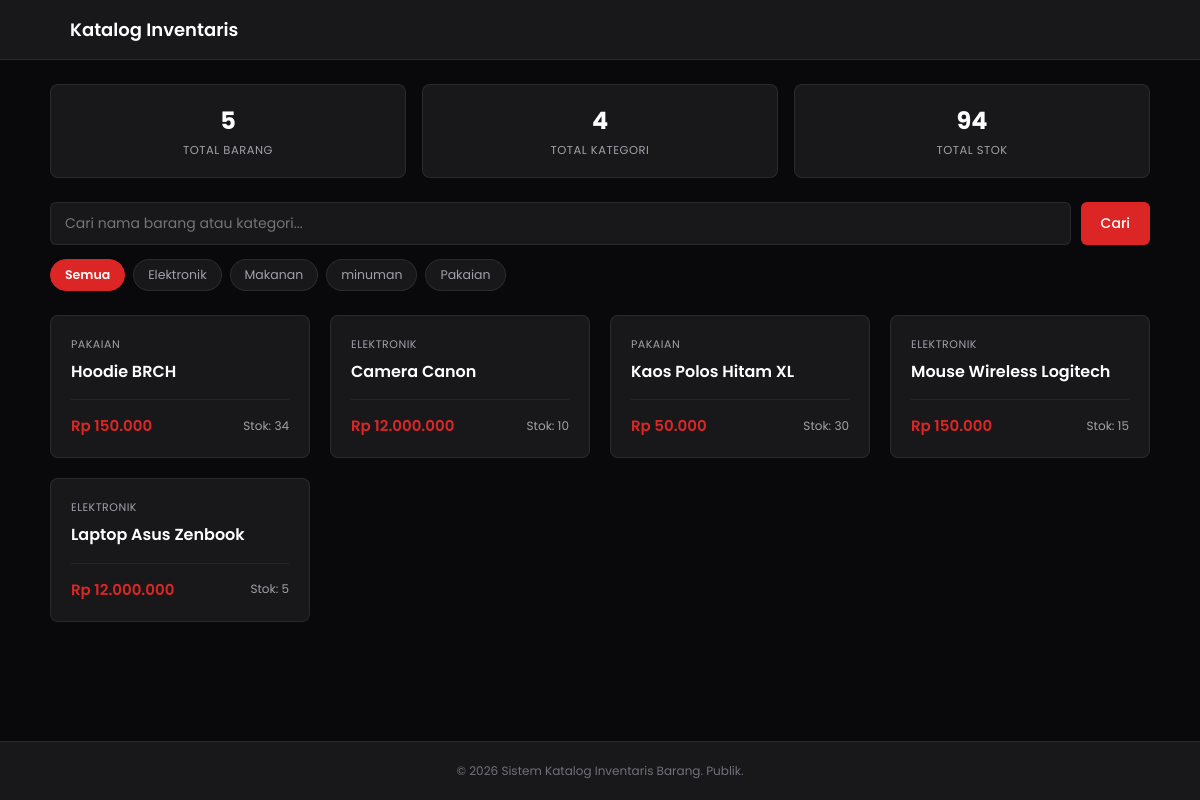
The page / on the database its author committed.
### tables this page shows
CREATE TABLE `kategori` (
  `id_kategori` int(11) NOT NULL,
  `nama_kategori` varchar(100) NOT NULL
);

CREATE TABLE `barang` (
  `id_barang` int(11) NOT NULL,
  `id_kategori` int(11) NOT NULL,
  `nama_barang` varchar(150) NOT NULL,
  `harga` int(11) NOT NULL,
  `stok` int(11) NOT NULL
);

### index.php (the view, shortened to what this page needs)
<?php
include 'config/koneksi.php';
$search   = isset($_GET['search']) ? $_GET['search'] : '';
$kategori = isset($_GET['kategori']) ? $_GET['kategori'] : '';
$q_total_barang   = mysqli_query($koneksi, "SELECT COUNT(*) as total FROM barang");
$total_barang     = mysqli_fetch_assoc($q_total_barang)['total'] ?? 0;
$q_total_kategori = mysqli_query($koneksi, "SELECT COUNT(*) as total FROM kategori");
$total_kategori   = mysqli_fetch_assoc($q_total_kategori)['total'] ?? 0;
$q_total_stok     = mysqli_query($koneksi, "SELECT SUM(stok) as total FROM barang");
$total_stok       = mysqli_fetch_assoc($q_total_stok)['total'] ?? 0;
$query_kategori = mysqli_query($koneksi, "SELECT * FROM kategori ORDER BY nama_kategori ASC");
if ($search != '' && $kategori != '') {
    $query = "SELECT barang.*, kategori.nama_kategori
              FROM barang
              LEFT JOIN kategori ON barang.id_kategori = kategori.id_kategori
              WHERE (barang.nama_barang LIKE '%$search%' OR kategori.nama_kategori LIKE '%$search%')
                AND kategori.nama_kategori = '$kategori'
              ORDER BY barang.id_barang DESC";
} elseif ($kategori != '') {
    $query = "SELECT barang.*, kategori.nama_kategori
              FROM barang
              LEFT JOIN kategori ON barang.id_kategori = kategori.id_kategori
              WHERE kategori.nama_kategori = '$kategori'
              ORDER BY barang.id_barang DESC";
} else {
    $query = "SELECT barang.*, kategori.nama_kategori
              FROM barang
              LEFT JOIN kategori ON barang.id_kategori = kategori.id_kategori
              ORDER BY barang.id_barang DESC";
}
$query_barang = mysqli_query($koneksi, $query);
?>
<!DOCTYPE html>
<html lang="id">
<head>
</head>
<body>
    <header class="navbar">
        <div class="container nav-content">
            <h1>Katalog Inventaris</h1>
        </div>
    </header>
    <main class="container main-content">
        <section class="stats-grid">
            <div class="stat-card">
                <span class="stat-value"><?php echo number_format($total_barang); ?></span>
                <span class="stat-label">Total Barang</span>
            </div>
            <div class="stat-card">
                <span class="stat-value"><?php echo number_format($total_kategori); ?></span>
                <span class="stat-label">Total Kategori</span>
            </div>
            <div class="stat-card">
                <span class="stat-value"><?php echo number_format($total_stok); ?></span>
                <span class="stat-label">Total Stok</span>
            </div>
        </section>
        <section class="search-section">
            <form method="GET" action="" class="search-form">
                <input
                    type="text"
                    name="search"
                    placeholder="Cari nama barang atau kategori..."
                    value="<?php echo htmlspecialchars($search); ?>"
                >
                <button type="submit">Cari</button>
            </form>
            <div class="category-filter">
                <a href="index.php<?php echo ($search != '') ? '?search=' . urlencode($search) : ''; ?>"
                   class="chip <?php echo ($kategori == '') ? 'active' : ''; ?>">
                    Semua
                </a>
                <?php while ($k = mysqli_fetch_assoc($query_kategori)) {
                    $kat_nama = $k['nama_kategori'];
                    $url = "index.php?kategori=" . urlencode($kat_nama);
                ?>
                    <a href="<?php echo $url; ?>" class="chip <?php echo ($kategori == $kat_nama) ? 'active' : ''; ?>">
                        <?php echo htmlspecialchars($kat_nama); ?>
                    </a>
                <?php } ?>
            </div>
        </section>
        <?php if (mysqli_num_rows($query_barang) > 0) { ?>
            <div class="card-grid">
                <?php while ($b = mysqli_fetch_assoc($query_barang)) { ?>
                    <div class="card">
                        <span class="category"><?php echo htmlspecialchars($b['nama_kategori'] ? $b['nama_kategori'] : 'Umum'); ?></span>
                        <h2><?php echo htmlspecialchars($b['nama_barang']); ?></h2>
                        <div class="card-bottom">
                            <span class="price">Rp <?php echo number_format($b['harga'], 0, ',', '.'); ?></span>
                            <span class="stock">Stok: <?php echo (int)$b['stok']; ?></span>
                        </div>
                    </div>
                <?php } ?>
            </div>
        <?php } ?>
    </main>
    <footer class="footer">
        <div class="container">
            <p>&copy; <?php echo date('Y'); ?> Sistem Katalog Inventaris Barang. Publik.</p>
        </div>
    </footer>
</body>
</html>

### index.php (style rules this page uses)
* { box-sizing: border-box; font-family: 'Poppins', sans-serif; margin: 0; padding: 0; }
body { background-color: #09090b; color: #f4f4f5; min-height: 100vh; display: flex; flex-direction: column; }
.container { width: 100%; max-width: 1100px; margin: 0 auto; padding: 0 20px; }
.navbar { background-color: #18181b; border-bottom: 1px solid rgba(255, 255, 255, 0.08); padding: 16px 0; }
.navbar .nav-content { display: flex; justify-content: space-between; align-items: center; }
.navbar h1 { font-size: 18px; font-weight: 600; color: #ffffff; }
.main-content { flex: 1; padding: 24px 0 40px 0; }
.stats-grid { display: grid; grid-template-columns: repeat(3, 1fr); gap: 16px; margin-bottom: 24px; }
.stat-card { background-color: #18181b; border: 1px solid rgba(255, 255, 255, 0.08); border-radius: 8px; padding: 18px 16px; text-align: center; }
.stat-value { display: block; font-size: 24px; font-weight: 700; color: #ffffff; }
.stat-label { display: block; font-size: 11.5px; color: #a1a1aa; text-transform: uppercase; letter-spacing: 0.5px; margin-top: 4px; }
.search-section { margin-bottom: 24px; }
.search-form { display: flex; gap: 10px; }
.search-form input[type="text"] { flex: 1; padding: 10px 14px; background-color: #18181b; border: 1px solid rgba(255, 255, 255, 0.08); border-radius: 6px; color: #ffffff; font-size: 14px; outline: none; transition: border-color 0.2s; }
.search-form button { padding: 10px 20px; background-color: #dc2626; color: #ffffff; border: none; border-radius: 6px; font-size: 14px; font-weight: 500; cursor: pointer; transition: background-color 0.2s; }
.category-filter { display: flex; gap: 8px; flex-wrap: wrap; margin-top: 14px; }
.chip { display: inline-block; padding: 6px 14px; background-color: #18181b; border: 1px solid rgba(255, 255, 255, 0.08); border-radius: 20px; font-size: 12.5px; color: #a1a1aa; text-decoration: none; transition: all 0.2s; }
.chip.active { background-color: #dc2626; color: #ffffff; border-color: #dc2626; font-weight: 600; }
.card-grid { display: grid; grid-template-columns: repeat(auto-fill, minmax(240px, 1fr)); gap: 20px; margin-top: 24px; margin-bottom: 40px; }
.card { background-color: #18181b; border: 1px solid rgba(255, 255, 255, 0.08); border-radius: 8px; padding: 20px; display: flex; flex-direction: column; }
.card .category { font-size: 11px; color: #a1a1aa; text-transform: uppercase; letter-spacing: 0.5px; margin-bottom: 8px; }
.card h2 { font-size: 16px; font-weight: 600; color: #ffffff; margin-bottom: 16px; line-height: 1.4; }
.card-bottom { margin-top: auto; padding-top: 14px; border-top: 1px solid rgba(255, 255, 255, 0.05); display: flex; justify-content: space-between; align-items: center; }
.card .price { font-size: 15px; font-weight: 600; color: #dc2626; }
.card .stock { font-size: 12px; color: #a1a1aa; }
.footer { background-color: #18181b; border-top: 1px solid rgba(255, 255, 255, 0.08); padding: 20px 0; text-align: center; margin-top: auto; }
.footer p { font-size: 12px; color: #71717a; }

### rows shown on the page
kategori: nama_kategori "Elektronik"
kategori: nama_kategori "Makanan"
kategori: nama_kategori "minuman"
kategori: nama_kategori "Pakaian"
barang: id_kategori.nama_kategori "PAKAIAN", nama_barang "Hoodie BRCH", harga "150.000", stok "34"
barang: id_kategori.nama_kategori "ELEKTRONIK", nama_barang "Camera Canon", harga "12.000.000", stok "10"
barang: id_kategori.nama_kategori "PAKAIAN", nama_barang "Kaos Polos Hitam XL", harga "50.000", stok "30"
barang: id_kategori.nama_kategori "ELEKTRONIK", nama_barang "Mouse Wireless Logitech", harga "150.000", stok "15"
barang: id_kategori.nama_kategori "ELEKTRONIK", nama_barang "Laptop Asus Zenbook", harga "12.000.000", stok "5"

### other values the page prints
$total_barang "5"
$total_kategori "4"
$total_stok "94"
